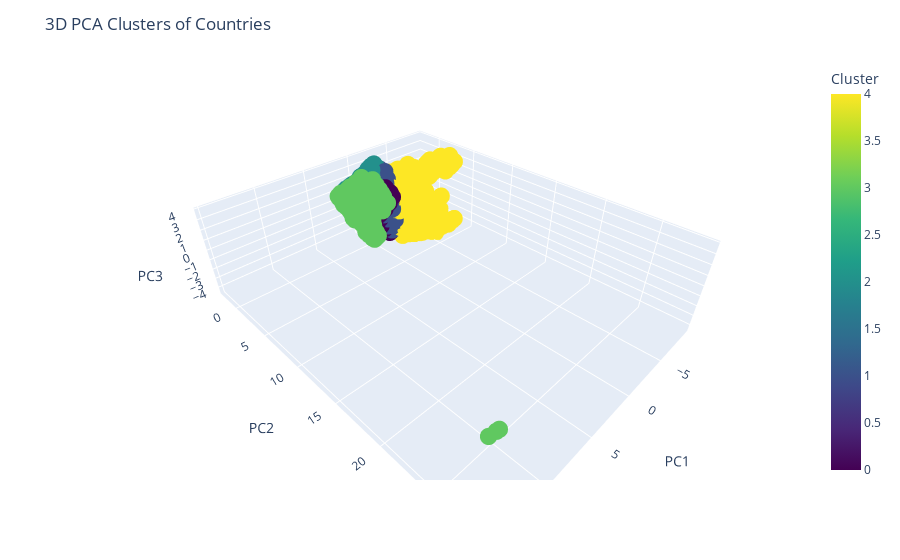

The code cell stored with this chart in its notebook:
### Code cell
from sklearn.decomposition import PCA
import plotly.express as px

# Reduce to 3D with PCA
pca = PCA(n_components=3)
X_pca = pca.fit_transform(X_scaled)

# Add PCA results to dataframe
df_pca = df.copy()
df_pca['PC1'] = X_pca[:, 0]
df_pca['PC2'] = X_pca[:, 1]
df_pca['PC3'] = X_pca[:, 2]

# Plot 3D scatter with Plotly
fig = px.scatter_3d(
    df_pca,
    x='PC1', y='PC2', z='PC3',
    color='Cluster',   # Cluster column from k-means
    hover_name='Country',  # So when you hover, it shows country name
    color_continuous_scale='Viridis'
)

fig.update_traces(marker=dict(size=6, line=dict(width=0)))
fig.update_layout(title='3D PCA Clusters of Countries')
fig.show()

### Figure 1 — Plotly figure (JSON) as saved in the notebook; plotly's stock layout.template omitted (floating-point values rounded to 4 significant figures; data arrays with more than 128 entries replaced by an {"elided": "..."} marker saying what was removed)
{"data": [{"hovertemplate": "<b>%{hovertext}</b><br><br>PC1=%{x}<br>PC2=%{y}<br>PC3=%{z}<br>Cluster=%{marker.color}<extra></extra>", "hovertext": {"elided": "34017 str values"}, "legendgroup": "", "marker": {"color": {"elided": "34017 int values"}, "coloraxis": "coloraxis", "line": {"width": 0}, "size": 6, "symbol": "circle"}, "mode": "markers", "name": "", "scene": "scene", "showlegend": false, "type": "scatter3d", "x": {"elided": "34017 float values"}, "y": {"elided": "34017 float values"}, "z": {"elided": "34017 float values"}}], "layout": {"coloraxis": {"colorbar": {"title": {"text": "Cluster"}}, "colorscale": [[0, "#440154"], [0.1111, "#482878"], [0.2222, "#3e4989"], [0.3333, "#31688e"], [0.4444, "#26828e"], [0.5556, "#1f9e89"], [0.6667, "#35b779"], [0.7778, "#6ece58"], [0.8889, "#b5de2b"], [1, "#fde725"]]}, "legend": {"tracegroupgap": 0}, "margin": {"t": 60}, "scene": {"domain": {"x": [0, 1], "y": [0, 1]}, "xaxis": {"title": {"text": "PC1"}}, "yaxis": {"title": {"text": "PC2"}}, "zaxis": {"title": {"text": "PC3"}}}, "title": {"text": "3D PCA Clusters of Countries"}}}
